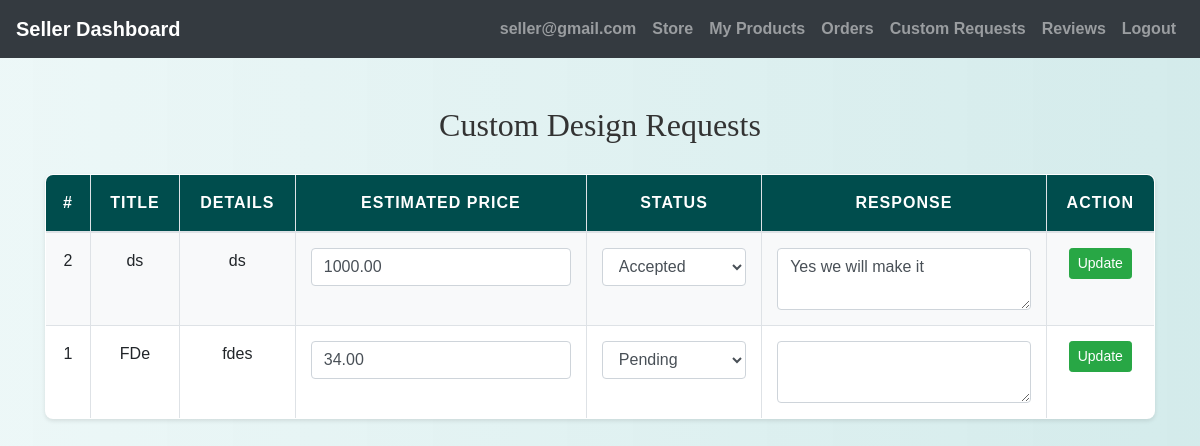
Page /seller/seller_custom_requests.php (signed in) on the committed database.
### tables this page shows
CREATE TABLE `custom_requests` (
  `id` int(11) NOT NULL,
  `customer_id` int(11) NOT NULL,
  `seller_id` int(11) NOT NULL,
  `title` varchar(255) NOT NULL,
  `details` text NOT NULL,
  `estimated_price` decimal(10,2) NOT NULL,
  `status` enum('pending','accepted','declined','in progress','completed') DEFAULT 'pending',
  `seller_response_message` text DEFAULT NULL,
  `created_at` timestamp NOT NULL DEFAULT current_timestamp()
);

### seller/seller_custom_requests.php (the view, shortened to what this page needs)
<?php
include 'config.php';
$seller_id = $_SESSION['id'];
$sql = "SELECT * FROM custom_requests WHERE seller_id = '$seller_id' ORDER BY created_at DESC";
$result = mysqli_query($conn, $sql);
?>
<!DOCTYPE html>
<html>
<head>
    <link rel="stylesheet" href="https://stackpath.bootstrapcdn.com/bootstrap/4.3.1/css/bootstrap.min.css">
    <link rel="stylesheet" href="./css/style.css">
</head>
<body>
<?php include('seller_navbar.php'); ?>
<div class="container mt-5">
    <h2>Custom Design Requests</h2>
    <?php if (mysqli_num_rows($result) > 0): ?>
        <table class="table table-bordered">
            <thead>
                <tr>
                    <th>#</th>
                    <th>Title</th>
                    <th>Details</th>
                    <th>Estimated Price</th>
                    <th>Status</th>
                    <th>Response</th>
                    <th>Action</th>
                </tr>
            </thead>
            <tbody>
                <?php while ($row = mysqli_fetch_assoc($result)): ?>
                    <tr>
                        <form method="POST">
                            <td><?php echo $row['id']; ?></td>
                            <td><?php echo htmlspecialchars($row['title']); ?></td>
                            <td><?php echo nl2br(htmlspecialchars($row['details'])); ?></td>
                            <td>
                                <input type="number" name="estimated_price" value="<?php echo $row['estimated_price']; ?>" class="form-control" step="0.01" required>
                            </td>
                            <td>
                                <select name="status" class="form-control" required>
                                    <option value="pending" <?= $row['status'] == 'pending' ? 'selected' : '' ?>>Pending</option>
                                    <option value="accepted" <?= $row['status'] == 'accepted' ? 'selected' : '' ?>>Accepted</option>
                                </select>
                            </td>
                            <td>
                                <textarea name="seller_response_message" class="form-control" rows="2"><?php echo htmlspecialchars($row['seller_response_message']); ?></textarea>
                            </td>
                            <td>
                                <button type="submit" class="btn btn-sm btn-success">Update</button>
                            </td>
                        </form>
                    </tr>
                <?php endwhile; ?>
            </tbody>
        </table>
    <?php else: ?>
        <div class="alert alert-info">No custom requests found for you.</div>
    <?php endif; ?>
</div>
</body>
</html>

### seller/css/style.css (style rules this page uses)
body { background: linear-gradient(90deg, rgba(233, 246, 246, 0.831), rgba(207, 233, 233, 0.9)); font-family: 'Arial', sans-serif; color: #333; line-height: 1.6; }
h1, h2, h3, h4 { text-align: center; margin-top: 30px; margin-bottom: 30px; font-family: 'Georgia', serif; }
.container { margin-bottom: 40px; }
.table { width: 100%; border-collapse: collapse; margin-top: 20px; font-size: 16px; background-color: #ffffff; border-radius: 8px; overflow: hidden; box-shadow: 0 2px 4px rgba(0, 0, 0, 0.1); }
.table th, .table td { padding: 15px; border: 1px solid #dee2e6; text-align: center; }
.table thead th { background-color: #004d4d; color: white; font-weight: bold; text-transform: uppercase; letter-spacing: 1px; }
.table tbody tr:nth-child(odd) { background-color: #f8f9fa; }

### rows in the picture
custom_requests: id "2", title "ds", details "ds", estimated_price "1000.00", status "Accepted", seller_response_message "Yes we will make it"
custom_requests: id "1", title "FDe", details "fdes", estimated_price "34.00", status "Pending"

### other values in the picture
$_SESSION["email"] "seller@gmail.com"
